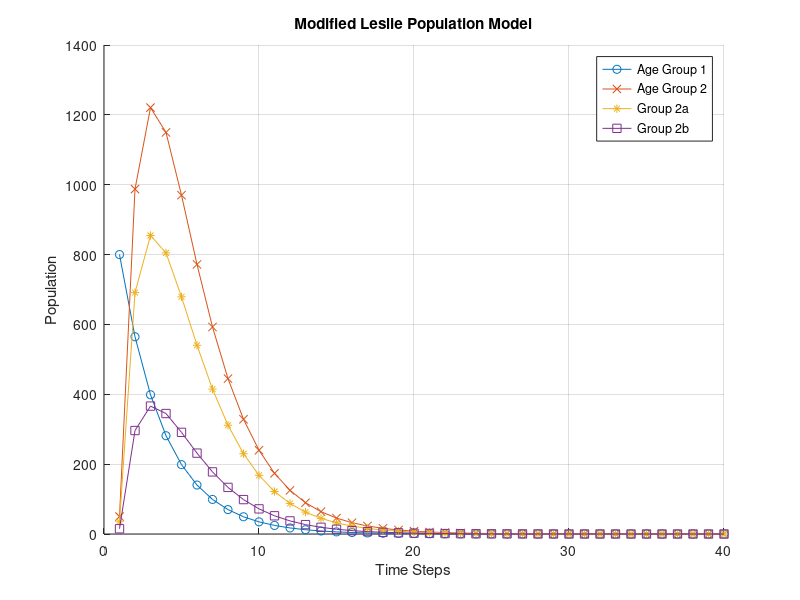

Recreate this plot in MATLAB.
clc; clear;

% 初始化参数
num_age_groups = 2;  % 年龄组数量
L = [12/17,0.55];  % 每个年龄组的生存率
A = [0 1.2];  % 每个年龄组的繁殖率

% 初始种群分布（每个年龄组的初始数量）
N_0 = [800 50];  % 假设的初始数量

% 模拟的时间步长和总步数
time_step = 5;
total_steps = 40;

% 初始化种群矩阵
N = zeros(num_age_groups, total_steps);
N(:, 1) = N_0';

for t = 2:total_steps
    % 对于两个年龄组，我们需要特别处理，因为第二组分为a和b两部分
    N(1, t) = L(1) * N(1, t-1);  % 第一年龄组
    N(2, t) = L(2) * N(2, t-1) + A(2) * N(1, t-1);  % 第二年龄组，考虑繁殖
end

% 细分第二组为a部分和b部分
Na = 0.7 * N(2, :);  % 第二组a部分
Nb = 0.3 * N(2, :);  % 第二组b部分

% 绘制结果
figure(1);
hold on;
plot(1:total_steps, N(1, :), 'o-', 'DisplayName', 'Age Group 1');
plot(1:total_steps, N(2, :), 'x-', 'DisplayName', 'Age Group 2');
plot(1:total_steps, Na, '*-', 'DisplayName', 'Group 2a');
plot(1:total_steps, Nb, 's-', 'DisplayName', 'Group 2b');
xlabel('Time Steps');
ylabel('Population');
legend;
title('Modified Leslie Population Model');
grid on;